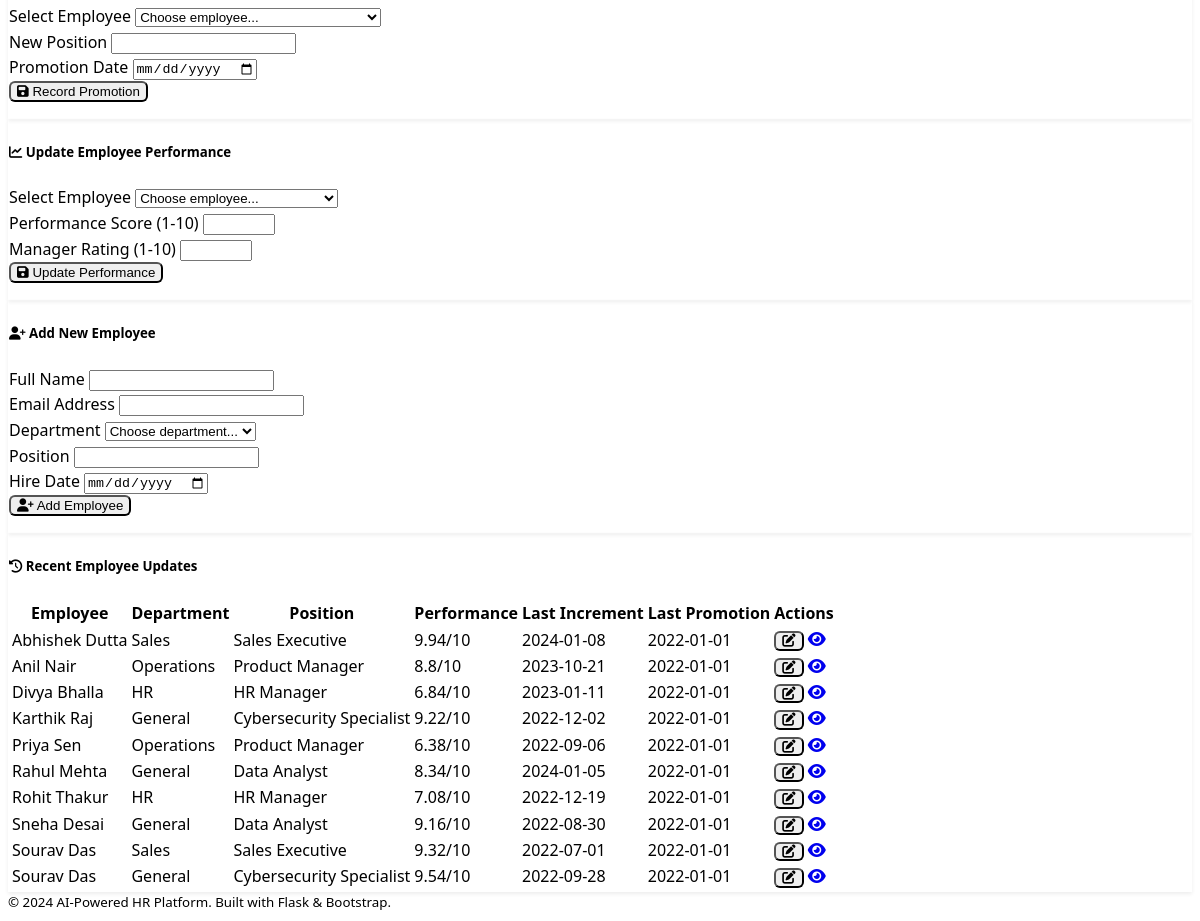
The app's page /hr-data-management (lower part), older data.
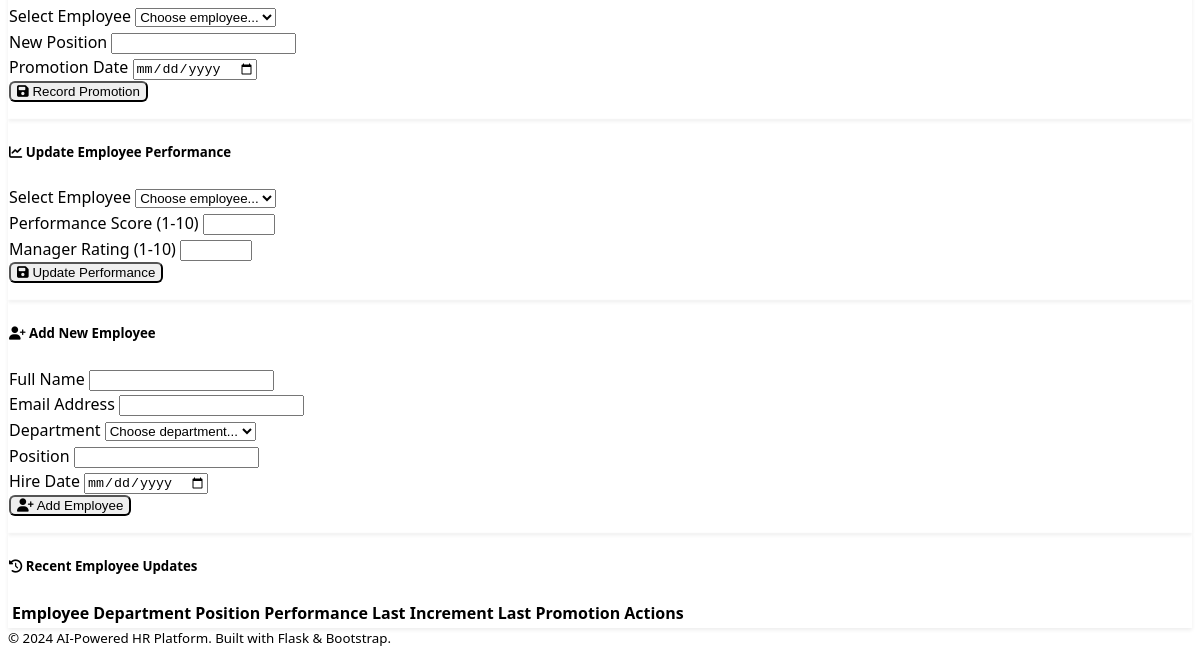
The same page, newer data.
### models.py (models this page shows)
class Employee(db.Model):
    id = db.Column(db.Integer, primary_key=True)
    name = db.Column(db.String(100), nullable=False)
    email = db.Column(db.String(120), unique=True, nullable=False)
    department = db.Column(db.String(50), nullable=False)
    position = db.Column(db.String(100), nullable=False)
    hire_date = db.Column(db.Date, nullable=False)
    current_salary = db.Column(db.Float, default=0.0)
    performance_score = db.Column(db.Float, default=0.0)
    skills = db.Column(Text)  # JSON string of skills
    gender = db.Column(db.String(20))
    region = db.Column(db.String(50))
    age = db.Column(db.Integer)
    experience_years = db.Column(db.Integer)
    manager_rating = db.Column(db.Float)
    last_hike_date = db.Column(db.Date)
    last_promotion_date = db.Column(db.Date)
    skill_gaps = db.Column(db.String(500))
    status = db.Column(db.String(20), default='active')  # active, inactive, terminated
    created_at = db.Column(db.DateTime, default=datetime.utcnow)

### routes.py (the view, shortened to what this page needs)
@app.route('/hr-data-management', methods=['GET', 'POST'])
def hr_data_management():
    from datetime import datetime
    employees = Employee.query.order_by(Employee.name).all()
    departments = ['Engineering', 'Marketing', 'Sales', 'HR', 'Finance', 'Operations', 'Product']
    return render_template('hr_data_management.html',
                         employees=employees,
                         departments=departments)

### templates/hr_data_management.html (shortened to what the changed rows need)
{% extends "base.html" %}
{% block content %}
<div class="container-fluid">
    <div class="row">
        <div class="col-12">
            <div class="row mt-5">
                <div class="col-12">
                    <div class="card">
                        <div class="card-body">
                            <div class="table-responsive">
                                <table class="table table-striped">
                                    <thead>
                                        <tr>
                                            <th>Employee</th>
                                            <th>Department</th>
                                            <th>Position</th>
                                            <th>Performance</th>
                                            <th>Last Increment</th>
                                            <th>Last Promotion</th>
                                            <th>Actions</th>
                                        </tr>
                                    </thead>
                                    <tbody>
                                        {% for employee in employees %}
                                        <tr>
                                            <td>{{ employee.name }}</td>
                                            <td>{{ employee.department }}</td>
                                            <td>{{ employee.position }}</td>
                                            <td>
                                                <span class="badge bg-{% if (employee.performance_score or 7) >= 8 %}success{% elif (employee.performance_score or 7) >= 6 %}warning{% else %}danger{% endif %}">
                                                    {{ employee.performance_score or 7 }}/10
                                                </span>
                                            </td>
                                            <td>{{ employee.last_hike_date or 'No data' }}</td>
                                            <td>{{ employee.last_promotion_date or 'No data' }}</td>
                                            <td>
                                                <div class="btn-group btn-group-sm">
                                                    <button class="btn btn-outline-primary" onclick="editEmployee({{ employee.id }})">
                                                        <i class="fas fa-edit"></i>
                                                    </button>
                                                    <a href="{{ url_for('employee_profile', employee_id=employee.id) }}" class="btn btn-outline-info">
                                                        <i class="fas fa-eye"></i>
                                                    </a>
                                                </div>
                                            </td>
                                        </tr>
                                        {% endfor %}
                                    </tbody>
                                </table>
                            </div>
                        </div>
                    </div>
                </div>
            </div>
        </div>
    </div>
</div>
{% endblock %}

Row changes from the older to the newer data that the page shows:
removed Employee: name "Abhishek Dutta", department "Sales", position "Sales Executive", performance_score "9.94", last_hike_date "2024-01-08", last_promotion_date "2022-01-01"
removed Employee: name "Anil Nair", department "Operations", position "Product Manager", performance_score "8.8", last_hike_date "2023-10-21", last_promotion_date "2022-01-01"
removed Employee: name "Divya Bhalla", department "HR", position "HR Manager", performance_score "6.84", last_hike_date "2023-01-11", last_promotion_date "2022-01-01"
removed Employee: name "Karthik Raj", department "General", position "Cybersecurity Specialist", performance_score "9.22", last_hike_date "2022-12-02", last_promotion_date "2022-01-01"
removed Employee: name "Priya Sen", department "Operations", position "Product Manager", performance_score "6.38", last_hike_date "2022-09-06", last_promotion_date "2022-01-01"
removed Employee: name "Rahul Mehta", department "General", position "Data Analyst", performance_score "8.34", last_hike_date "2024-01-05", last_promotion_date "2022-01-01"
removed Employee: name "Rohit Thakur", department "HR", position "HR Manager", performance_score "7.08", last_hike_date "2022-12-19", last_promotion_date "2022-01-01"
removed Employee: name "Sneha Desai", department "General", position "Data Analyst", performance_score "9.16", last_hike_date "2022-08-30", last_promotion_date "2022-01-01"
removed Employee: name "Sourav Das", department "Sales", position "Sales Executive", performance_score "9.32", last_hike_date "2022-07-01", last_promotion_date "2022-01-01"
removed Employee: name "Sourav Das", department "General", position "Cybersecurity Specialist", performance_score "9.54", last_hike_date "2022-09-28", last_promotion_date "2022-01-01"
